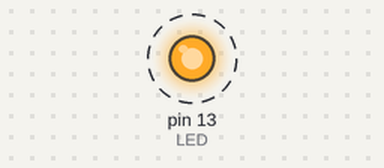
Bench run of a sketch on a simulated Arduino Uno, built with avr-gcc and run on an emulated ATmega328P. Shown: output pins drawn as LEDs (lit = HIGH). Dashed ring = blinking. What the sketch prints to the serial monitor is not drawn.

Above: at 0.5 s.
Timing chart, 0 to 4.6 s (numbered marks = the images above):
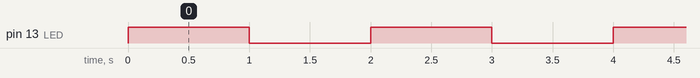

The sketch:

MyBlink.ino
```cpp
/*
 * Pin D06 has an LED connection on Flora
 * 2016_0328 PePo
 */

#define LED 13

void setup() {
  // put your setup code here, to run once:
  pinMode(LED, OUTPUT);
  Serial.begin(19200);
}

void loop() {
  // put your main code here, to run repeatedly:
  Serial.println("LED on");
  digitalWrite(LED, HIGH);
  delay(1000);
  Serial.println("LED off");
  digitalWrite(LED, LOW);
  delay(1000);
}
```

Measured:
- by itself, pin 13 (LED): alternates HIGH for 1.0 s and LOW for 1.0 s
